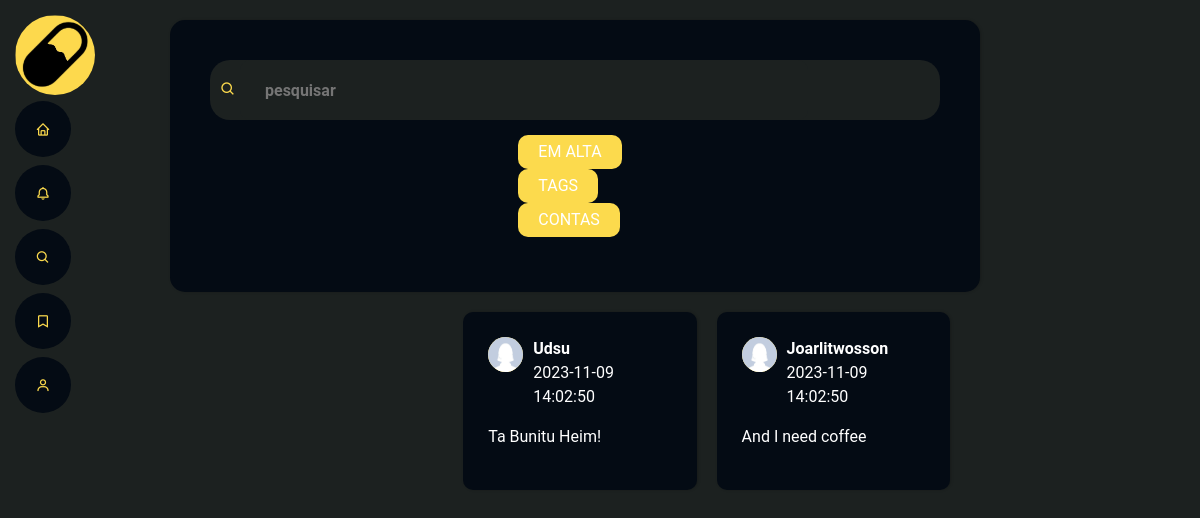
The page /Index.php?route=pesquisa (signed in) on the database its author committed.
### tables this page shows
CREATE TABLE tb_posts (
    pos_id INT AUTO_INCREMENT PRIMARY KEY,
    pos_usu_id INT NOT NULL,
    pos_conteudo TEXT,
    pos_data_postagem TIMESTAMP DEFAULT CURRENT_TIMESTAMP,
    FOREIGN KEY (pos_usu_id) REFERENCES tb_usuarios(usu_id)
);

CREATE TABLE tb_usuarios (
    usu_id INT AUTO_INCREMENT PRIMARY KEY,
    usu_nome VARCHAR(100) NOT NULL,
    usu_email VARCHAR(100) NOT NULL UNIQUE,
    usu_senha VARCHAR(100) NOT NULL,
    usu_avatar VARCHAR(100) DEFAULT 'avatar.jpg',
    usu_img_fundo VARCHAR(100) DEFAULT 'generico.svg',
    usu_data_cadastro TIMESTAMP DEFAULT CURRENT_TIMESTAMP
);

### App/Controllers/SearchController.php (called while the page is built, shortened)
<?php
require_once (__DIR__.'/../Model/PostModel.php');
class SearchController extends Controller{
    public function viewPost($filtro = 0, $tagbar = false, $filterTag = false, $id = 0){
        $postModel = new PostModel();
        if(!$filterTag){
            $posts = $postModel->getPost("searchPost", $filtro);
        }
        else{
            $posts = $postModel->getPostById("searchPost", 2, $id);
        }
        include (__DIR__."/../../Public/Pesquisa.php");
    }
}

### Config/Model.php (called while the page is built, shortened)
<?php
require_once (__DIR__."/../Database/SqlCommands.php");
class Model{
    public function __construct(){
        $this->query = new SqlCommands();
    }
}

### Database/SqlCommands.php (called while the page is built, shortened)
<?php
class SqlCommands{
    public function getCommand($function ){
        return $this->listCommandSql[$function];
    }
}

### App/Model/PostModel.php (called while the page is built, shortened)
<?php
require_once (__DIR__."/../../Config/Model.php");
class PostModel extends Model{
    public function getPost($base, $indice = 0){
        $con = $this->conect->conection();
        $query = $this->query->getCommand($base);
        $result = mysqli_query($con, $query[$indice]);
        if (!$result) {
            throw new Exception("Erro na consulta");
        }
        else{
            $rows = array();
            $i = 0;
            while ($row = mysqli_fetch_assoc($result)) {
                $rows[$i] = $row;
                $i++;
            }
            return $rows;
        }
    }
}

### Public/Pesquisa.php (the view, shortened to what this page needs)
<?php
include(__DIR__.'/Layout/Layout.php');
?>
<main class="main">
  <div class="busca">
    <div class="pesquisa">
      <div class="barra">
        <button><i class=" bx bx-search"></i></button>
        <input type="text" placeholder="pesquisar">
      </div>
      <div class="pesqFiltro d-flex">
      <form method="POST" action="Index.php?route=pesquisa">
          <button class="btnbusca" type="submit" name="filtro" value="0"><span>EM ALTA</span></button>
          <button class="btnbusca" type="submit" name="filtro" value="1"><span>TAGS</span></button>
          <button class="btnbusca" type="submit" name="filtro" value="2"><span>CONTAS</span></button>
      </form>
      </div>
  </div>
  <ul class="recomendacoes">
  <?php foreach($posts as $post=>$value): ?>
      <li class="search">
        <div class="infoUserPost">
          <div class="imgUserPost"><img src="../Storage/perfil/<?= $value['usu_avatar']; ?>" alt=''></div>
            <div class="nameAndHour">
              <strong><?= $value["usu_nome"] ?></strong>
              <p><?= $value["pos_data_postagem"]?></p>
            </div>
        </div>
        <p>
          <?= $value["pos_conteudo"]?>
        </p>
      </li>
    <?php endforeach; ?>
  </ul>
  </main>
</body>

### Resources/Assets/css/style2.css (style rules this page uses)
* { margin: 0; padding: 0; box-sizing: border-box; }
.search { margin: 0 10px 0 10px; }
body { background-color: #1C2120; color:white; font-family: 'Roboto', sans-serif; -webkit-font-smoothing: antialiased !important; }
.main { max-width: 900px; margin: 0 auto; }
.imgUserPost img { width: 35px; height: 35px; border-radius: 50%; }
div.busca { display: flex; flex-direction: column; width: 90%; border: none; }
.barra { background-color: #1C2120; padding: 0 10px 0 10px; border-radius: 20px; }
div.busca div.pesquisa { padding: 40px; margin: 20px; background-color: #040b14; border-radius: 15px; box-shadow: 1px 0 3px rgba(0,0,0,0.2); float: right; width: 100%; border: none; align-items: center; justify-content: center; }
div.busca div.barra >input { height: 60px; background-color: #1C2120; margin-left: 0%; padding: 25px; border-radius: 10px; resize: none; outline: none; border: 0; width: 80%; font-weight: bold; font-family: 'Roboto', sans-serif; color: #fff; }
div.busca div.pesqFiltro { background-color: #040b14; align-items: center; justify-content: center; padding: 15px; }
div.busca div.pesqFiltro button { padding: 5px 20px; border: 0; outline: none; display: flex; align-items: center; justify-content: center; margin-right: 10px; border-radius: 10px; background-color: #FCDA4D; color: #fff; }
ul.recomendacoes li.search { padding: 25px; margin-bottom: 50px; background-color: #040b14; border-radius: 10px; box-shadow: 1px 0 3px rgba(0,0,0,0.2); float: right; width: 30%; list-style: none; align-items: center; justify-content: center; }
ul.recomendacoes li.search div.infoUserPost { display: flex; margin-right: 10px; }
ul.recomendacoes li.search div.infoUserPost div.imgUserPost { width: 35px; height: 35px; border-radius: 50%; background-color: #FCDA4D; margin-right: 10px; }
button { border: none; background-color: transparent; outline: none; }
.bi, main .bx { color: #FCDA4D;; }

### rows shown on the page
tb_posts: pos_usu.usu_avatar (placeholder picture), pos_usu.usu_nome "Joarlitwosson", pos_data_postagem "2023-11-09 14:02:50", pos_conteudo "And I need coffee"
tb_posts: pos_usu.usu_avatar (placeholder picture), pos_usu.usu_nome "Udsu", pos_data_postagem "2023-11-09 14:02:50", pos_conteudo "Ta Bunitu Heim!"
